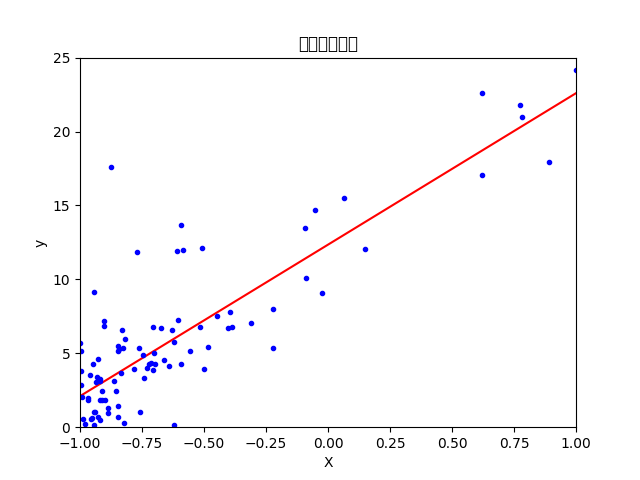

Generate this figure with Python:
import numpy as np
import matplotlib.pyplot as plt
import pandas as pd

path = "C:\\作业\\上机\\data夹\\regress_data1.csv"
data = pd.read_csv(path)
X = data['人口'].values.reshape(-1, 1)
y = data['收益'].values

min_X = np.min(X)
max_X = np.max(X)

X_normalized = 2 * (X - min_X) / (max_X - min_X) - 1

X_b_normalized = np.c_[np.ones((data.shape[0], 1)), X_normalized]

theta_best_normalized = np.linalg.inv(X_b_normalized.T.dot(X_b_normalized)).dot(X_b_normalized.T).dot(y)

print("最佳拟合参数：", theta_best_normalized)

X_new_normalized = np.linspace(-1, 1, 100).reshape(-1, 1)
X_new_b_normalized = np.c_[np.ones((len(X_new_normalized), 1)), X_new_normalized]  # 添加偏置项
y_predict_normalized = X_new_b_normalized.dot(theta_best_normalized)

plt.plot(X_new_normalized, y_predict_normalized, "r-")
plt.plot(X_normalized, y, "b.")
plt.axis([-1, 1, 0, 25])
plt.xlabel("X")
plt.ylabel("y")
plt.title("线性回归效果")
plt.show()
